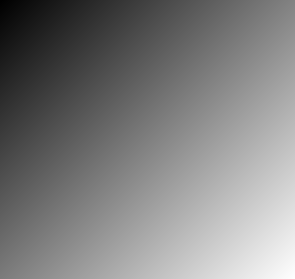
#> input picture stac_clip_ogc/test_data/input/B04.tif, 295 x 279 px
$ python color_to_greyscale.py --input_image ../stac_clip_ogc/test_data/input/B04.tif
#> lines starting #> are read from the running program, lines starting #| are printed output that depends on the picture
#!/usr/bin/env python3
"""Convert a color image to greyscale."""

import argparse
from pathlib import Path

from PIL import Image

OUTPUT_DIR = Path("output")


def to_greyscale(input_path: Path, output_path: Path) -> None:
    with Image.open(input_path) as img:
        # "L" is 8-bit luminance: L = 0.299R + 0.587G + 0.114B.
#> img is the input picture: PIL image 295x279 I;16; min 0, max 572, mean 286
        img.convert("L").save(output_path)
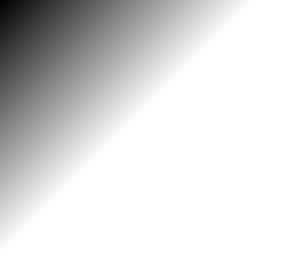
#> saved as greyscale.png: PIL image 295x279 L; min 0, max 255, mean 221


def main() -> None:
    parser = argparse.ArgumentParser(description="Convert an image to greyscale.")
    parser.add_argument(
        "--input_image", type=Path, required=True, help="image to convert"
    )
    parser.add_argument(
        "--output_file",
        default="greyscale.png",
        help="name of the file written inside the output directory",
    )
    args = parser.parse_args()

    # CWL collects results by globbing ./output*, so everything goes in there.
    OUTPUT_DIR.mkdir(exist_ok=True)
    output_path = OUTPUT_DIR / args.output_file

    to_greyscale(args.input_image, output_path)
    print(f"wrote {output_path}")


if __name__ == "__main__":
    main()
